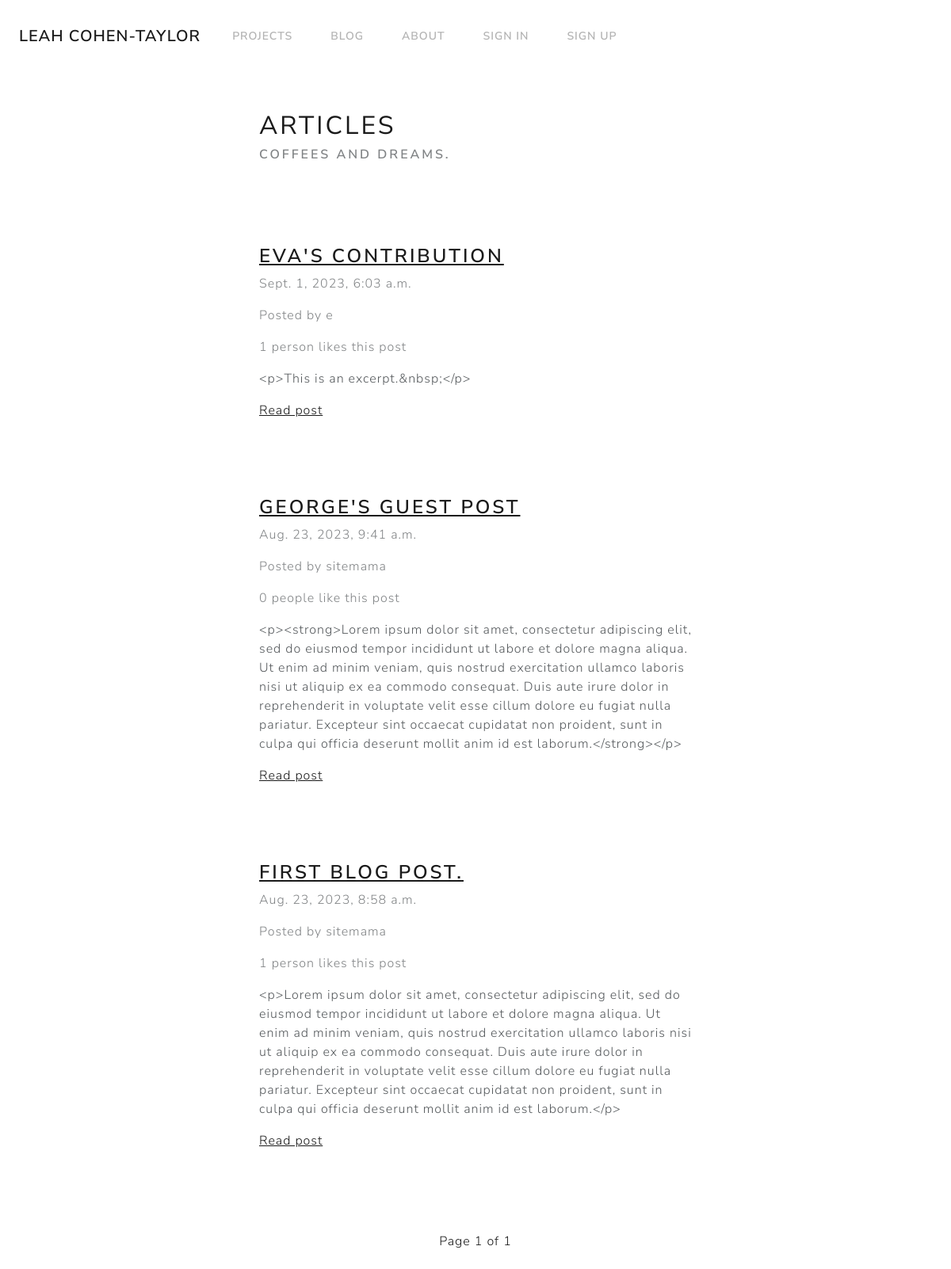
Screenshot of /blog/ with the database file from the repository.
### blog/models.py (models this page shows, shortened)
class Post(models.Model):
    class NewManager(models.Manager):
        def get_queryset(self):
            return super().get_queryset().filter(status='published')
    options = (
        ('draft', 'Draft'),
        ('published', 'Published'),
    )
    title = models.CharField(max_length=255)
    slug = models.SlugField(max_length=255, unique=True, null=False)
    excerpt = HTMLField(null=True)
    status = models.CharField(max_length=10, choices=options, default='draft')
    content = HTMLField()
    created_on = models.DateTimeField(auto_now_add=True)
    last_modified = models.DateTimeField(auto_now=True)
    categories=models.ManyToManyField('Category', related_name='posts')
    author = models.ForeignKey(User, on_delete=models.CASCADE)
    featured = models.BooleanField(default=False)
    likes = models.ManyToManyField(User, related_name='likes', blank=True)
    objects = models.Manager() #default manager
    newmanager = NewManager() #custom manager
    def get_absolute_url(self):
        return reverse("detail_post", kwargs={"slug": self.slug})
    class Meta:
        ordering = ('-created_on',)

### blog/views.py (the view)
# urls.py: path('', Index.as_view(), name='index'),
class Index(ListView):
    model = Post
    queryset = Post.newmanager.all().order_by('-created_on')
    template_name = 'blog/index.html'
    paginate_by = 5

### blog/templates/blog/index.html (shortened to what this page needs)
{% extends "blog/base.html" %}
{% block page_content %}
<div class="row">
    <div class="col-md-6 col-12 mx-md-auto mx-3 mt-5 mb-5">
        <h1 class="fw-bolder">Articles</h1>
        <h5 class="text-muted">Coffees and dreams.</h5>
    </div>
</div>
{% for post in object_list %}
<div class="row">
    <div class="col-md-6 col-11 mx-md-auto mx-3 mt-5 mb-5">
        <h3 class="fw-bold"><a href="{{ post.get_absolute_url }}">{{ post.title }}</a></h3>
        <p class="text-muted"> {{post.created_on }}</p>
        <p class="text-muted">Posted by {{post.author.username }}</p>
        {% if post.likes.count == 1 %}
            <p class="text-muted">{{ post.likes.count }} person likes this post</p>
        {% else %}
            <p class="text-muted"> {{post.likes.count }} people like this post</p>
        {% endif %}
        <div class="my-3">
            {{ post.excerpt }}
        </div>
        <a href="{{ post.get_absolute_url }}">Read post</a>
    </div>
</div>
{% endfor %}
<nav>
    <ul class="pagination">
        <div class="mx-auto d-flex flex-row mt-5">
            <li class="page-item">
                <a class="page-link" href="#">
                    Page {{page_obj.number }} of {{page_obj.paginator.num_pages }}
                </a>
            </li>
        </div>
    </ul>
</nav>
{% endblock page_content %}

### rows the page displays
Post: title "EVA'S CONTRIBUTION", created_on "Sept. 1, 2023, 6:03 a.m.", author.username "e", likes.count "1", excerpt "<p>This is an excerpt.&nbsp;</p>"
Post: title "GEORGE'S GUEST POST", created_on "Aug. 23, 2023, 9:41 a.m.", author.username "sitemama", likes.count "0", excerpt "<p><strong>Lorem ipsum dolor sit amet, consectetur adipiscing elit, sed do eiusmod tempor incididunt ut labore et dolore magna aliqua. Ut enim ad minim veniam, quis nostrud exercitation ullamco laboris nisi ut aliquip ex ea commodo consequat. Duis aute irure dolor in reprehenderit in voluptate velit esse cillum dolore eu fugiat nulla pariatur. Excepteur sint occaecat cupidatat non proident, sunt in culpa qui officia deserunt mollit anim id est laborum.</strong></p>"
Post: title "FIRST BLOG POST.", created_on "Aug. 23, 2023, 8:58 a.m.", author.username "sitemama", likes.count "1", excerpt "<p>Lorem ipsum dolor sit amet, consectetur adipiscing elit, sed do eiusmod tempor incididunt ut labore et dolore magna aliqua. Ut enim ad minim veniam, quis nostrud exercitation ullamco laboris nisi ut aliquip ex ea commodo consequat. Duis aute irure dolor in reprehenderit in voluptate velit esse cillum dolore eu fugiat nulla pariatur. Excepteur sint occaecat cupidatat non proident, sunt in culpa qui officia deserunt mollit anim id est laborum.</p>"

### other values shown
{{ page_obj.number }} "1"
{{ page_obj.paginator.num_pages }} "1"
